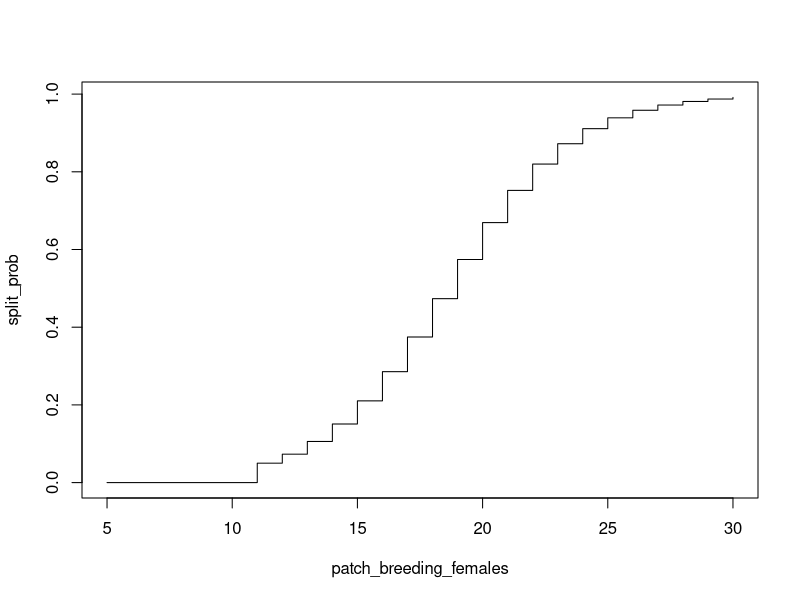
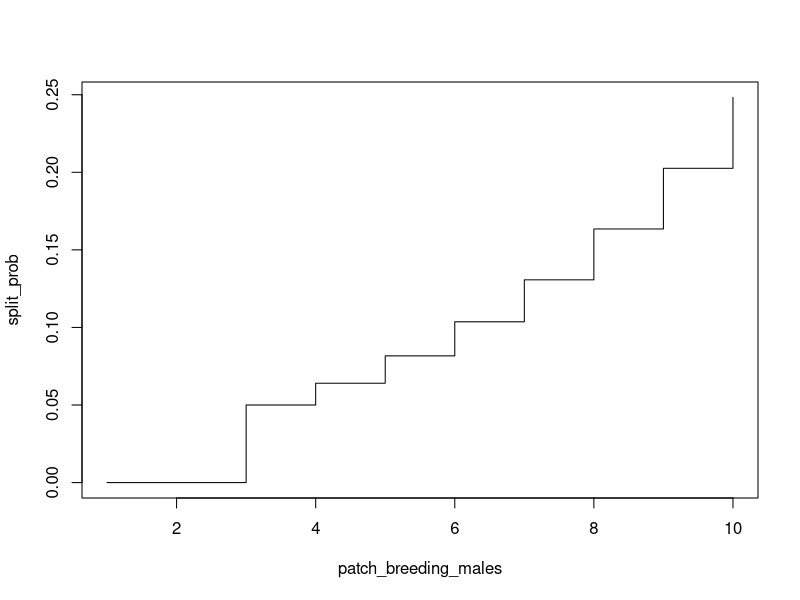
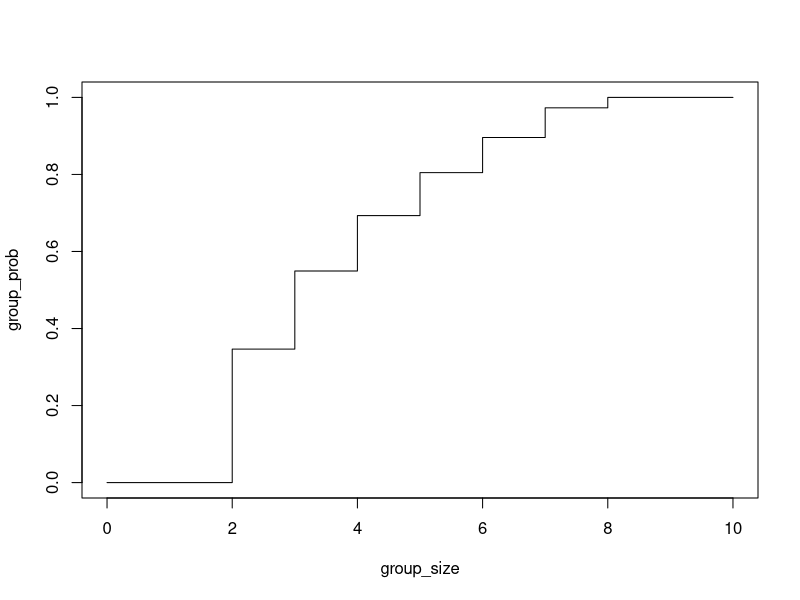
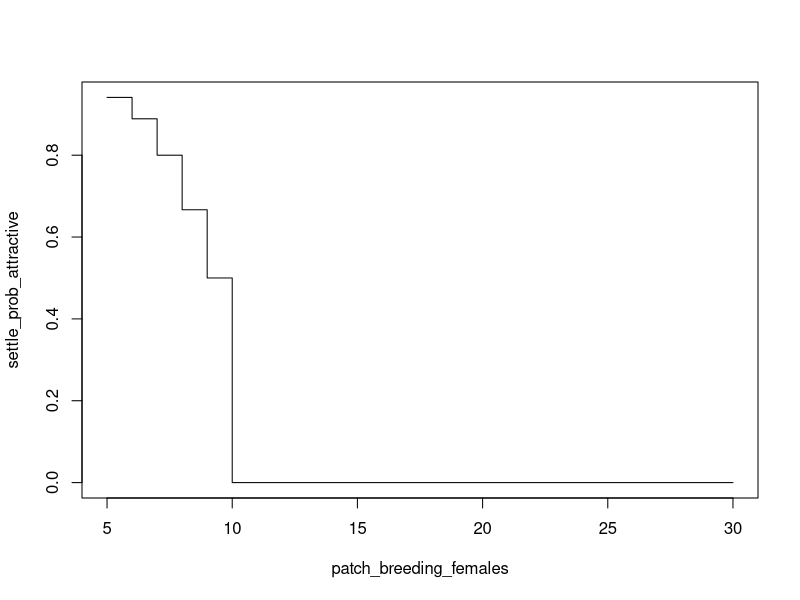
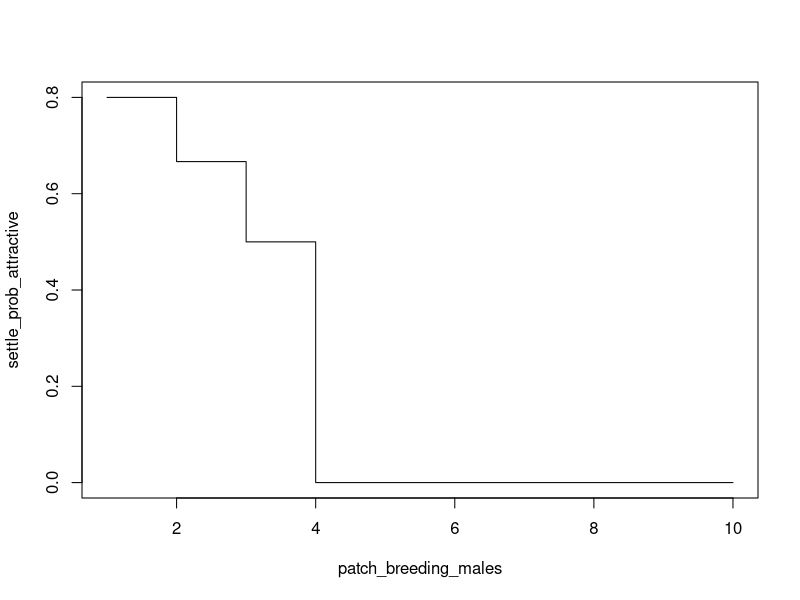
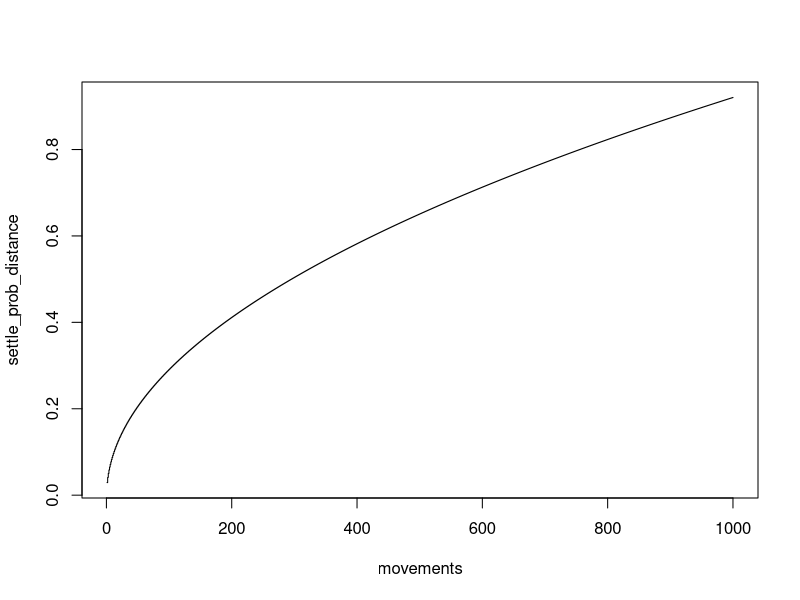
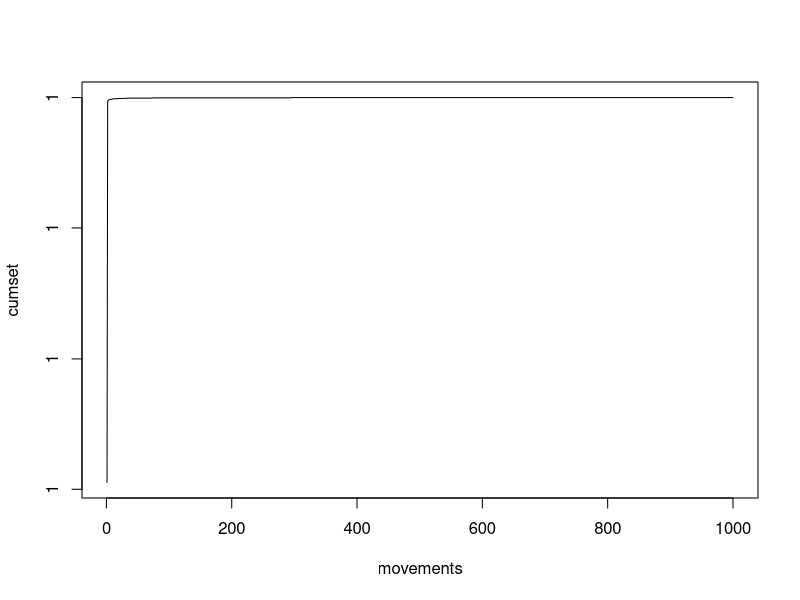
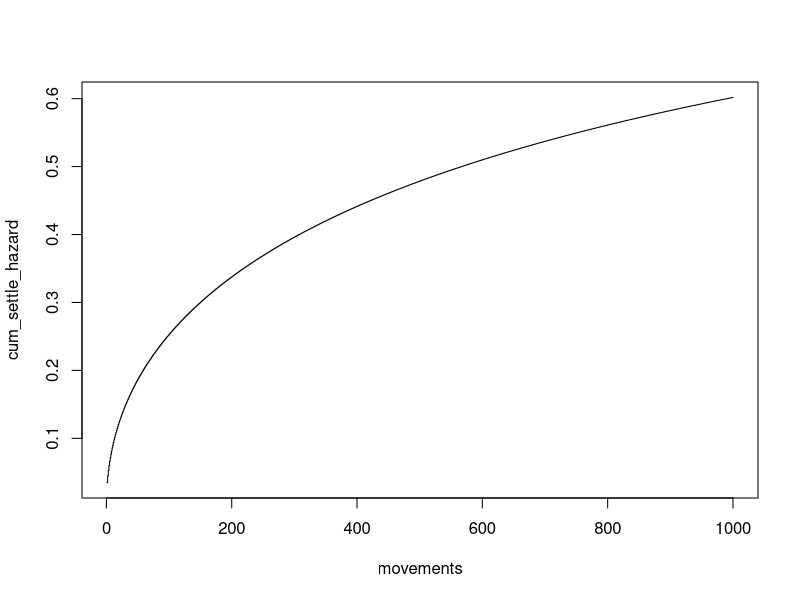

These figures' R source, in order:
## Probability of splitting:

### Splitting for females:

patch_capacity <- 10
patch_breeding_females <- 5:30

f_split_int <- qlogis(0.05)
f_split_coef <- log(1.5)

# The animal-level probability of wanting to split:
split_prob <- ifelse(patch_capacity >= patch_breeding_females,
    0,
    plogis(f_split_int + f_split_coef * (patch_breeding_females - patch_capacity - 1L)) # NB: add 1 so that coef = 0 for 1 more pig
)

plot(patch_breeding_females, split_prob, type = "s")


### Splitting for males:

patch_breeding_females <- 10
patch_breeding_males <- 1:10

m_split_int <- qlogis(0.05)
m_split_coef <- log(1.30)
mating_ratio <- 5

# The animal-level probability of wanting to split:
split_prob <- ifelse(patch_breeding_females >= (mating_ratio * patch_breeding_males),
    0,
    plogis(m_split_int + m_split_coef * (patch_breeding_males - (patch_breeding_females / mating_ratio) - 1L)) # NB: add 1 so that coef = 0 for 1 more pig
)

plot(patch_breeding_males, split_prob, type = "s")


## Then we need to make a decision if splitting actually happens, e.g.:
patch_capacity <- 10
patch_breeding_females <- 20
split_prob <- ifelse(patch_capacity >= patch_breeding_females,
    0,
    plogis(f_split_int + f_split_coef * (patch_breeding_females - patch_capacity - 1L)) # NB: add 1 so that coef = 0 for 1 more pig
)
group_size <- rbinom(1, patch_breeding_females - patch_capacity, split_prob)
# If the group_size is less than 2 then splitting does not happen, otherwise it has some relationship that we already worked out
group_size <- 0:10
group_prob <- pmin(1, pmax(0, log(group_size) / 2))
plot(group_size, group_prob, type = "s")


## Probability of settling

# Settling can NEVER happen if the carrying capacity is zero.  Otherwise it can happen for two reasons:

# 1.  Based on attractiveness / spare capacity:

### Settling for females

patch_capacity <- 10
patch_breeding_females <- 5:30
group_breeding_females <- 5 # Intentionally ignored, but must be >0
group_breeding_males <- 2 # Intentionally ignored, can be 0 or >0

f_settle_int <- qlogis(0.5)
f_settle_coef <- log(2)

# The group-level probability of wanting to settle:
settle_prob_attractive <- ifelse(patch_capacity <= patch_breeding_females,
    0,
    plogis(f_settle_int + f_settle_coef * (patch_capacity - patch_breeding_females - 1L)) # NB: add 1 so that coef = 0 for 1 more pig
)

plot(patch_breeding_females, settle_prob_attractive, type = "s")


### Settling for males

patch_breeding_females <- 20
mating_ratio <- 5
patch_breeding_males <- 1:10
group_breeding_females <- 0 # Must be 0
group_breeding_males <- 2 # Intentionally ignored, must be >0

m_settle_int <- qlogis(0.5)
m_settle_coef <- log(2)

# The group-level probability of wanting to settle:
settle_prob_attractive <- ifelse(patch_breeding_females <= (mating_ratio * patch_breeding_males),
    0,
    plogis(m_settle_int + m_settle_coef * ((patch_breeding_females / mating_ratio) - patch_breeding_males - 1L)) # NB: add 1 so that coef = 0 for 1 more pig
)

plot(patch_breeding_males, settle_prob_attractive, type = "s")



# 2.  Based on distance travelled:

## Note: this hazard stuff is broken, but the principle is correct ... and we can just replace it with a vector of probabilities anyway

movements <- 1:1000
settle_intercept <- -3.942065
settle_rho <- 1.5

# Problem: this hazard is not bounded at 0,1 so not correct?
settle_prob_distance <- settle_rho * movements^(settle_rho - 1) * exp(settle_intercept)
plot(movements, settle_prob_distance, type = "s")

movements^settle_rho * exp(settle_intercept)

cumset <- 0
for (i in 1:length(movements)) {
    cumset <- cumset + (settle_prob_distance * (1 - cumset))
}
plot(movements, cumset, type = "l")

cum_settle_hazard <- 1 - exp(exp(settle_intercept) * -((movements + 1)^settle_rho - movements^settle_rho))
plot(movements, cum_settle_hazard, type = "s")


## Overall settling prob:
settle_prob <- 1 - ((1 - settle_prob_attractive) * (1 - settle_prob_distance))